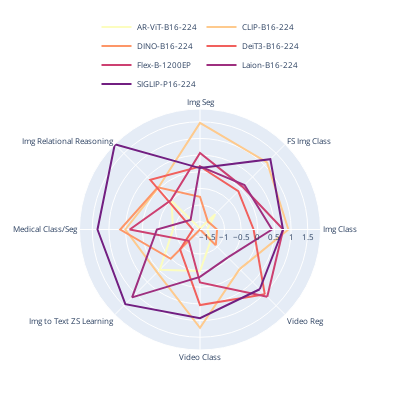

Source (notebook cell):
### Code cell
import plotly.express as px
# Preprocess data for polar plot
color_palette = px.colors.sequential.Magma_r  # Original palette
target_length = len(pretraining_shift)
color_palette = generate_palette(color_palette, target_length)

categories = df.columns[-8:]  # Exclude the first column (Model.Metric)
values = df.iloc[:, -8:].values  # Exclude the first column

categories = [category.replace("Classification", "Class").replace("Zero Shot", "ZS").replace("Image", "Img").replace("Regression", "Reg").replace("Few Shot", "FS").replace("Segmentation", "Seg") for category in categories]  # Shorten the category names
# dataframe that includes only Model.Metrics matching entries in pretraining_shift
new_df = df[df['Model.Metric'].isin(pretraining_shift)]
columns = new_df.columns
# gaussian normalization
for col in columns[1:]:
    new_df[col] = (new_df[col] - new_df[col].mean()) / new_df[col].std()
values = new_df.iloc[:, -8:].values  # Exclude the first column
new_df = new_df.reset_index(drop=True)
# Create polar plot for each model
fig = go.Figure()
for i, model in enumerate(pretraining_shift):
    id = new_df[new_df['Model.Metric'] == model].index[0]
    color_index = i % len(color_palette)  # Ensure the index is within the range of the color palette
    fig.add_trace(go.Scatterpolar(
        r=values[i],
        theta=categories,
        name=model,
        mode='lines',
        line=dict(color=color_palette[color_index])  
        
    ))
    fig.add_trace(go.Scatterpolar(
        r=[values[i][0], values[i][-1]],
        theta=[categories[0], categories[-1]],
        name=model,
        mode='lines',
        showlegend=False,
        line=dict(color=color_palette[color_index]) 
        
    ))
    
    

# Update layout
fig.update_layout(
    height=400,
    width=400,
    autosize=True,
    margin=dict(
            l=50,
            r=50,
            b=50,
            t=100,
            pad=4
        ),
    font=dict(
        size=8
    ),
)

# make legend smaller and move it to the top center
fig.update_layout(
    legend=dict(
        orientation="h",
        yanchor="top",
        y=1.4,
        xanchor="center",
        x=0.5
    )
)

fig.show()
fig.write_image("pretraining_polar_plot.pdf")
fig.write_image("pretraining_polar_plot.png")

### Figure 1 — Plotly figure (JSON) as saved in the notebook; plotly's stock layout.template omitted (floating-point values rounded to 4 significant figures)
{"data": [{"line": {"color": "#fcfdbf"}, "mode": "lines", "name": "AR-ViT-B16-224", "r": [-1.519, -1.089, -1.703, -0.5269, -0.9252, -0.02734, -0.4871, -1.276], "theta": ["Img Class", "FS Img Class", "Img Seg", "Img Relational Reasoning", "Medical Class/Seg", "Img to Text ZS Learning", "Video Class", "Video Reg"], "type": "scatterpolar"}, {"line": {"color": "#fcfdbf"}, "mode": "lines", "name": "AR-ViT-B16-224", "r": [-1.519, -1.276], "showlegend": false, "theta": ["Img Class", "Video Reg"], "type": "scatterpolar"}, {"line": {"color": "#feca8d"}, "mode": "lines", "name": "CLIP-B16-224", "r": [0.9189, 1.114, 1.467, 0.03956, 0.5067, 0.08202, 1.22, -0.05173], "theta": ["Img Class", "FS Img Class", "Img Seg", "Img Relational Reasoning", "Medical Class/Seg", "Img to Text ZS Learning", "Video Class", "Video Reg"], "type": "scatterpolar"}, {"line": {"color": "#feca8d"}, "mode": "lines", "name": "CLIP-B16-224", "r": [0.9189, -0.05173], "showlegend": false, "theta": ["Img Class", "Video Reg"], "type": "scatterpolar"}, {"line": {"color": "#fd9668"}, "mode": "lines", "name": "DINO-B16-224", "r": [-1.223, -1.401, -0.7533, 0.05871, 0.6609, -0.4921, -1.735, -1.064], "theta": ["Img Class", "FS Img Class", "Img Seg", "Img Relational Reasoning", "Medical Class/Seg", "Img to Text ZS Learning", "Video Class", "Video Reg"], "type": "scatterpolar"}, {"line": {"color": "#fd9668"}, "mode": "lines", "name": "DINO-B16-224", "r": [-1.223, -1.064], "showlegend": false, "theta": ["Img Class", "Video Reg"], "type": "scatterpolar"}, {"line": {"color": "#f1605d"}, "mode": "lines", "name": "DeiT3-B16-224", "r": [-0.1249, -0.1088, 0.1558, 0.3758, -1.52, -0.8886, 0.5333, 1.017], "theta": ["Img Class", "FS Img Class", "Img Seg", "Img Relational Reasoning", "Medical Class/Seg", "Img to Text ZS Learning", "Video Class", "Video Reg"], "type": "scatterpolar"}, {"line": {"color": "#f1605d"}, "mode": "lines", "name": "DeiT3-B16-224", "r": [-0.1249, 1.017], "showlegend": false, "theta": ["Img Class", "Video Reg"], "type": "scatterpolar"}, {"line": {"color": "#cd4071"}, "mode": "lines", "name": "Flex-B-1200EP", "r": [0.7631, 0.0758, 0.5628, -0.4959, 0.3745, -1.258, -0.1453, 1.121], "theta": ["Img Class", "FS Img Class", "Img Seg", "Img Relational Reasoning", "Medical Class/Seg", "Img to Text ZS Learning", "Video Class", "Video Reg"], "type": "scatterpolar"}, {"line": {"color": "#cd4071"}, "mode": "lines", "name": "Flex-B-1200EP", "r": [0.7631, 1.121], "showlegend": false, "theta": ["Img Class", "Video Reg"], "type": "scatterpolar"}, {"line": {"color": "#9e2f7f"}, "mode": "lines", "name": "Laion-B16-224", "r": [0.4274, 0.1565, 0.1623, -1.335, -0.4406, 1.148, -0.3125, -0.549], "theta": ["Img Class", "FS Img Class", "Img Seg", "Img Relational Reasoning", "Medical Class/Seg", "Img to Text ZS Learning", "Video Class", "Video Reg"], "type": "scatterpolar"}, {"line": {"color": "#9e2f7f"}, "mode": "lines", "name": "Laion-B16-224", "r": [0.4274, -0.549], "showlegend": false, "theta": ["Img Class", "Video Reg"], "type": "scatterpolar"}, {"line": {"color": "#721f81"}, "mode": "lines", "name": "SIGLIP-P16-224", "r": [0.7572, 1.252, 0.1087, 1.884, 1.344, 1.435, 0.9268, 0.8026], "theta": ["Img Class", "FS Img Class", "Img Seg", "Img Relational Reasoning", "Medical Class/Seg", "Img to Text ZS Learning", "Video Class", "Video Reg"], "type": "scatterpolar"}, {"line": {"color": "#721f81"}, "mode": "lines", "name": "SIGLIP-P16-224", "r": [0.7572, 0.8026], "showlegend": false, "theta": ["Img Class", "Video Reg"], "type": "scatterpolar"}], "layout": {"autosize": true, "font": {"size": 8}, "height": 400, "legend": {"orientation": "h", "x": 0.5, "xanchor": "center", "y": 1.4, "yanchor": "top"}, "margin": {"b": 50, "l": 50, "pad": 4, "r": 50, "t": 100}, "width": 400}}
